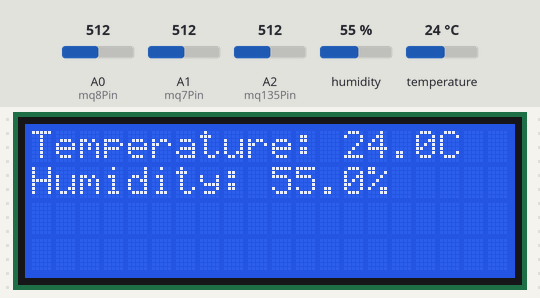
Bench run of a sketch on a simulated Arduino Uno, built with avr-gcc and run on an emulated ATmega328P. On the bench: 20×4 character LCD. The test bench sets the inputs (shaded band); at power-on: A0 (mq8Pin) = 512, humidity 55 %, A1 (mq7Pin) = 512, temperature 24 °C, A2 (mq135Pin) = 512. What the sketch prints to the serial monitor is not drawn.

Above: at 4.8 s.
4.9 s: A0 (mq8Pin) set to 557
At 9.6 s:
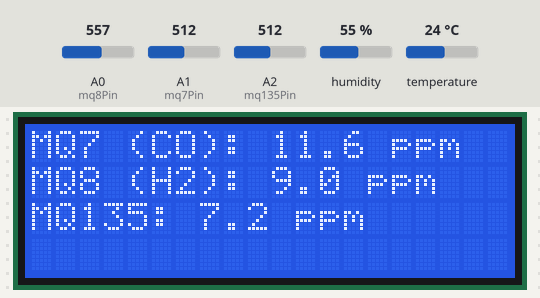
9.9 s: A0 (mq8Pin) set to 577
14.2 s: humidity set to 22 %
At 18.0 s:
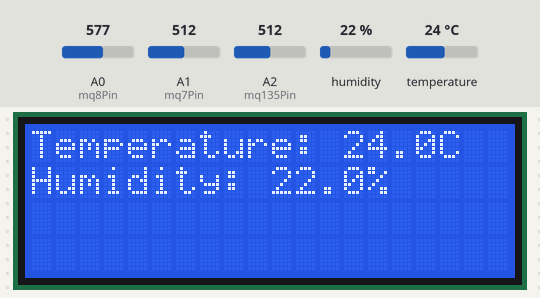
18.4 s: A1 (mq7Pin) set to 977
At 22.4 s:
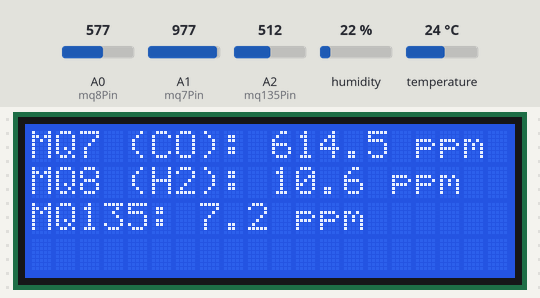
22.7 s: A1 (mq7Pin) set to 1008
26.7 s: temperature set to 12 °C
At 30.3 s:
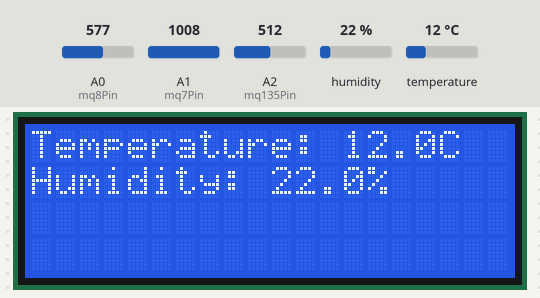
Timing chart, 0 to 31.8 s (numbered marks = the images above; inputs shaded):
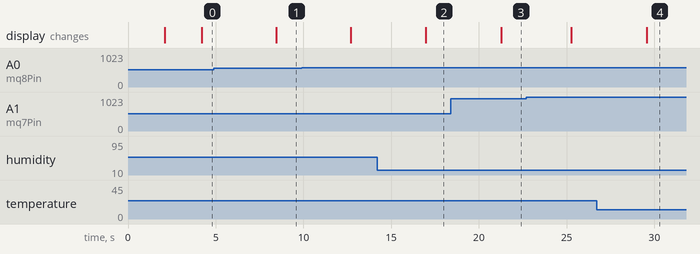

The sketch:

AirQualityMonitor.ino
```cpp
#include <SoftwareSerial.h>
#include <DHT.h>
#include <Wire.h>
#include <LiquidCrystal_I2C.h>

// Pin Definitions
const int mq8Pin = A0;
const int mq135Pin = A2;
const int mq7Pin = A1;
const int dhtPin = 7;
const int pmsRX = 8;
const int pmsTX = 9;
const int btRX = 10;
const int btTX = 11;

// Calibration constants
#define MQ7_R0    10.0
#define MQ8_R0    10.0
#define MQ135_R0  10.0
#define RL        10.0

float calculatePPM(int analogValue, float R0, float a, float b) {
  float Vout = (analogValue / 1023.0) * 5.0;
  float Rsensor = (5.0 - Vout) / Vout * RL;
  float ratio = Rsensor / R0;
  return pow(10, ((log10(ratio) - b) / a));
}

// DHT Sensor
#define DHTTYPE DHT11
DHT dht(dhtPin, DHTTYPE);

// Serial interfaces
SoftwareSerial bluetooth(btRX, btTX);
SoftwareSerial pmsSerial(pmsRX, pmsTX);

// PMS5003 data buffer
uint8_t pmsData[32];

// LCD: 20 columns, 4 rows
LiquidCrystal_I2C lcd(0x27, 20, 4);

unsigned long previousMillis = 0;
const long interval = 4000;
int screen = 0;

void setup() {
  Serial.begin(9600);
  bluetooth.begin(9600);
  pmsSerial.begin(9600);
  dht.begin();

  pinMode(mq8Pin, INPUT);
  pinMode(mq135Pin, INPUT);
  pinMode(mq7Pin, INPUT);

  lcd.init();
  lcd.backlight();

  Serial.println("System Initialized.");
  bluetooth.println("System Initialized.");
  lcd.setCursor(2, 1);
  lcd.print("System Initialized");
  delay(2000);
  lcd.clear();
}

void loop() {
  int mq8Raw = analogRead(mq8Pin);
  int mq135Raw = analogRead(mq135Pin);
  int mq7Raw = analogRead(mq7Pin);

  float mq7PPM = calculatePPM(mq7Raw, MQ7_R0, -0.77, 0.82);      // CO
  float mq8PPM = calculatePPM(mq8Raw, MQ8_R0, -0.48, 0.38);      // H2
  float mq135PPM = calculatePPM(mq135Raw, MQ135_R0, -0.42, 0.36); // CO2/others

  float temperature = dht.readTemperature();
  float humidity = dht.readHumidity();

  String pmData = readPMS();

  String dataToSend = "MQ8: " + String(mq8PPM, 1) + "ppm" +
                      " | MQ135: " + String(mq135PPM, 1) + "ppm" +
                      " | MQ7: " + String(mq7PPM, 1) + "ppm" +
                      " | Temp: " + String(temperature) + "C" +
                      " | Humidity: " + String(humidity) + "%" +
                      " | " + pmData;

  Serial.println(dataToSend);
  bluetooth.println(dataToSend);

  unsigned long currentMillis = millis();
  if (currentMillis - previousMillis >= interval) {
    previousMillis = currentMillis;
    lcd.clear();

    switch (screen) {
      case 0:
        // Temp & Humidity
        lcd.setCursor(0, 0);
        lcd.print("Temperature: ");
        lcd.print(temperature, 1);
        lcd.print("C");
        lcd.setCursor(0, 1);
        lcd.print("Humidity: ");
        lcd.print(humidity, 1);
        lcd.print("%");
        break;

      case 1:
        // Gas sensor PPMs
        lcd.setCursor(0, 0);
        lcd.print("MQ7 (CO): ");
        lcd.print(mq7PPM, 1);
        lcd.print(" ppm");

        lcd.setCursor(0, 1);
        lcd.print("MQ8 (H2): ");
        lcd.print(mq8PPM, 1);
        lcd.print(" ppm");

        lcd.setCursor(0, 2);
        lcd.print("MQ135: ");
        lcd.print(mq135PPM, 1);
        lcd.print(" ppm");
        break;

      case 2:
        // PM sensor data
        lcd.setCursor(0, 0);
        lcd.print("PMS5003 Readings:");
        lcd.setCursor(0, 1);
        lcd.print(pmData.substring(0, 20));
        if (pmData.length() > 20) {
          lcd.setCursor(0, 2);
          lcd.print(pmData.substring(20, 40));
        }
        break;
    }

    screen++;
    if (screen > 2) screen = 0;
  }

  delay(200);
}

// PMS5003 reading function
String readPMS() {
  if (pmsSerial.available() >= 32) {
    if (pmsSerial.read() == 0x42 && pmsSerial.read() == 0x4D) {
      pmsData[0] = 0x42;
      pmsData[1] = 0x4D;
      for (int i = 2; i < 32; i++) {
        pmsData[i] = pmsSerial.read();
      }

      uint16_t pm10_standard = (pmsData[10] << 8) | pmsData[11];
      uint16_t pm25_standard = (pmsData[12] << 8) | pmsData[13];
      uint16_t pm100_standard = (pmsData[14] << 8) | pmsData[15];

      return "PM1.0:" + String(pm10_standard) + " PM2.5:" + String(pm25_standard) + " PM10:" + String(pm100_standard);
    }
  }
  return "PM: N/A";
}
```

Measured:
- after the input at 4.9 s, the display: changes after 3.6 s (image 1)
- after the input at 14.2 s, the display: changes after 2.8 s (image 2)
- after the input at 18.4 s, the display: changes after 2.9 s (image 3)
- after the input at 26.7 s, the display: changes after 2.9 s (image 4)
